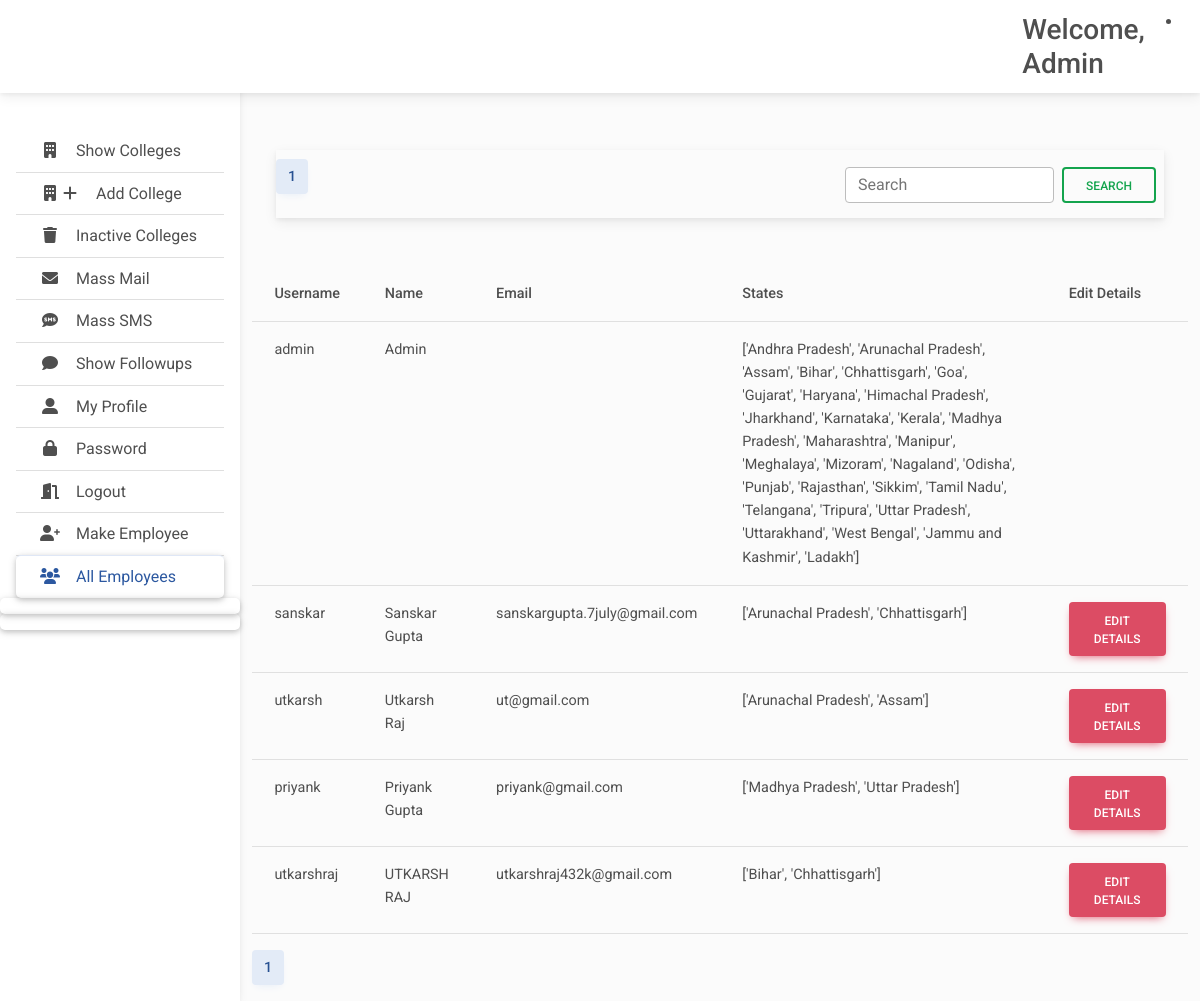
/allemployee (signed in), run on an earlier commit of the app's database.
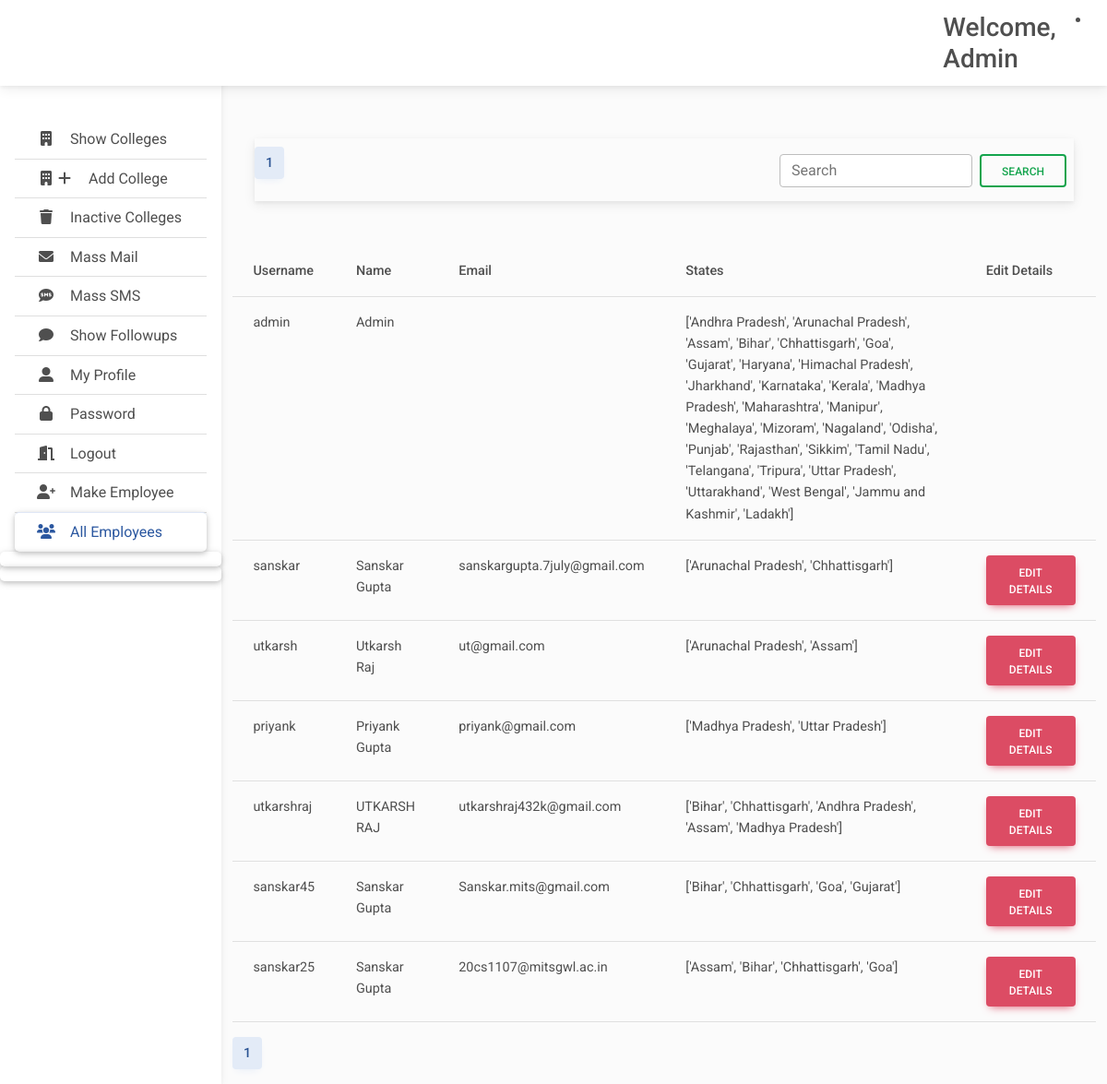
And on a later commit of the database.
### user/models.py (models this page shows, shortened)
class Employee(AbstractUser) :
    name = models.CharField(max_length=32 ,null = True)
    state = models.CharField(max_length=1000,null=True)
    mobile = models.CharField(max_length=32 ,null = True)
    fathername = models.CharField(max_length=32 ,null = True)
    gender = models.CharField(max_length=32 ,null = True)
    aadhar = models.CharField(max_length=32 ,null = True)
    imageurl = models.CharField(max_length=100,null = True)

### user/views.py (the view, shortened to what this page needs)
# urls.py: path('allemployee', views.allemployee, name = 'allemployee'),
def allemployee(request):
    if  request.user.is_authenticated and request.user.is_staff :
        u = Employee.objects.get(username=request.user.username)
        query = request.GET.get('p')
        employees = Employee.objects.all()
        object_list = []
        states = State.objects.all()
        try:
          for employee in employees:
            employee.state = employee.state.split(',')
        except:
           pass
        if (query == None):
          object_list = list(employees)
        object_list = list(object_list)
        college_paginator = Paginator(object_list, 30)
        page_num = request.GET.get('page')
        print(page_num)
        page = college_paginator.get_page(page_num)
        surl = request.get_full_path()
        if query:
            surl += '&'
        else :
           surl = '/allemployee?'
        allfollowup =  Followup.objects.all()
        context = {'u': u,'page': page,'query': query,'surl': surl, 'states':states}
        return render (request,'allemployee.html',context)
    else :
        return redirect('/login')

### templates/allemployee.html (shortened to what this page needs)
{% extends 'base.html' %}
{%load static %}
{% block main %}
<main style="margin-top: 110px">
  <div class='container'>
    <section class="p-4 mb-4 align-items-center flex-column">
      <nav class='navbar'>
        <ul class="pagination pr-2">
          <li class="page-item active" aria-current="page">
            <a class="page-link" href="#">{{ page.number }}<span class="visually-hidden">(current)</span></a>
          </li>
        </ul>
        <form class="d-flex pe-2" role="search" action="{% url 'allemployee' %}" method="get">
          <input class="form-control me-2" type="text" name="p" placeholder="Search" aria-label="Search">
          <button class="btn btn-outline-success" type="submit">Search</button>
        </form>
      </nav>
    </section>
    <table class="table">
      <thead>
        <tr>
          <th scope="col">Username</th>
          <th scope="col">Name</th>
          <th scope="col">Email</th>
          <th scope="col">States</th>
          <th scope="col">Edit Details</th>
        </tr>
      </thead>
      <tbody>
        {% for e in page.object_list %}
        <tr>
          <td>{{e.username}}</td>
          <td>{{e.name}}</td>
          <td>{{e.email}}</td>
          <td>{{e.state}}</td>
          <td>
            {% if not e.is_superuser %}
            <button type="button" class="btn btn-danger" data-mdb-toggle="modal"
              data-mdb-target="#followupModal{{e.username}}">
              Edit Details
            </button>
            {% endif %}
          </td>
        </tr>
        {% endfor %}
      </tbody>
    </table>
    <nav aria-label="...">
      <ul class="pagination">
        <li class="page-item active" aria-current="page">
          <a class="page-link" href="#">{{ page.number }}<span class="visually-hidden">(current)</span></a>
        </li>
      </ul>
    </nav>
  </div>
</main>
{%endblock main%}

### templates/base.html (shortened to what this page needs)
{% load static %}
<!DOCTYPE html>
<html lang="en">
<head>
  <link rel="stylesheet" href="https://cdnjs.cloudflare.com/ajax/libs/font-awesome/6.0.0/css/all.min.css" />
  <link rel="stylesheet" href="{% static 'css/mdb.min.css' %}" />
  <link rel="stylesheet" href="{% static 'css/main.css' %}" />
  <link rel="stylesheet" href="{% static 'css/chat.css' %}" />
</head>
<body>
  <header>
    <nav id="sidebarMenu" class="collapse d-lg-block bg-white sidebar collapse">
      <div class="pt-5 position-sticky">
        <div class="list-group list-group-flush mx-3 mt-4 ">
          {% if u.is_authenticated %}
          <a href="/showcolleges" class="bg-transparent list-group-item list-group-item-action py-2 ripple {% if request.path == '/showcolleges' %}active{% endif %}"
            aria-current="true">
            <i class="fas fa-building fa-fw me-3"></i><span>Show Colleges</span>
          </a>
          <a href="/addcollege" class="bg-transparent list-group-item list-group-item-action py-2 ripple {% if request.path == '/addcollege' %}active{% endif %}"
            aria-current="true">
            <i class="fas fa-building fa-fw"></i><i class="fa fa-plus fa-fw me-3" aria-hidden="true"></i><span>Add College</span>
          </a>
          <a href="/inactivecolleges" class="bg-transparent list-group-item list-group-item-action py-2 ripple {% if request.path == '/inactivecolleges' %}active{% endif %}"
            aria-current="true">
            <i class="fa fa-trash fa-fw me-3" aria-hidden="true"></i><span>Inactive Colleges</span>
          </a>
          <a href="/massmail" class="bg-transparent list-group-item list-group-item-action py-2 ripple {% if request.path == '/massmail' %}active{% endif %}"
            aria-current="true">
            <i class="fa fa-envelope fa-fw me-3" aria-hidden="true"></i><span>Mass Mail</span>
          </a>
          <a href="/masssms" class="bg-transparent list-group-item list-group-item-action py-2 ripple {% if request.path == '/masssms' %}active{% endif %}"
            aria-current="true">
            <i class="fas fa-sms fa-fw me-3" aria-hidden="true"></i><span>Mass SMS</span>
          </a>
          <a href="/showfollowup" class="bg-transparent list-group-item list-group-item-action py-2 ripple {% if request.path == '/showfollowup' %}active{% endif %}"
            aria-current="true">
            <i class="fas fa-comment fa-fw me-3"></i><span>Show Followups</span>
          </a>
          <a href="/editprofile" class="bg-transparent list-group-item list-group-item-action py-2 ripple {% if request.path == '/editprofile' %}active{% endif %}">
            <i class="fas fa-user-alt fa-fw me-3"></i><span>My Profile</span>
          </a>
          <a href="/changepassword" class="bg-transparent list-group-item list-group-item-action py-2 ripple {% if request.path == '/changepassword' %}active{% endif %}"><i
              class="fas fa-lock fa-fw me-3"></i><span>Password</span></a>
          <a href="/logout" class="bg-transparent list-group-item list-group-item-action py-2 ripple"><i
              class="fas fa-door-open fa-fw me-3"></i><span>Logout</span></a>
          {% if u.is_staff %}
          <a href="/register" class="bg-transparent list-group-item list-group-item-action py-2 ripple {% if request.path == '/register' %}active{% endif %}">
            <i class="fas fa-user-plus fa-fw me-3"></i><span>Make Employee</span>
            <a href="/allemployee" class="bg-transparent list-group-item list-group-item-action py-2 ripple {% if request.path == '/allemployee' %}active{% endif %}">
              <i class="fas fa-users fa-fw me-3"></i><span>All Employees</span>
            {% endif %}
          {% else %}
          <a href="#" class="bg-transparent list-group-item list-group-item-action py-2 ripple"><i
            class="fas fa-lock fa-fw me-3"></i><span>Reset Password</span></a>
          {% endif %}
        </div>
      </div>
    </nav>
    <nav id="main-navbar" class="navbar navbar-expand-lg bg-white fixed-top">
      <div class="container-fluid">
        <a class="navbar-brand" href="#">
        </a>
        <h3 class="d-none d-md-flex w-auto my-auto">Welcome, {{u.name}} </h3>
          <li class="nav-item dropdown">
            <a class="nav-link hidden-arrow d-flex align-items-center" href="#" id="navbarDropdownMenuLink"
              role="button" data-mdb-toggle="dropdown" aria-expanded="false">
            </a>
          </li>
      </div>
    </nav>
  </header>
  {% block main %}
  {% endblock main %}
</body>
</html>

### static/css/main.css (style rules this page uses)
body { background-color: #fbfbfb; }
@media (min-width: 991.98px) { main { padding-left: 240px; } }
.sidebar { position: fixed; top: 0; bottom: 0; left: 0; padding: 58px 0 0; box-shadow: 0 2px 5px 0 rgb(0 0 0 / 5%), 0 2px 10px 0 rgb(0 0 0 / 5%); width: 240px; z-index: 600; }
.sidebar .active { border-radius: 5px; box-shadow: 0 2px 5px 0 rgb(0 0 0 / 16%), 0 2px 10px 0 rgb(0 0 0 / 12%); }

What changed in the data, as far as the page shows it:
changed Employee "utkarshraj": state "['Bihar', 'Chhattisgarh']" → "['Bihar', 'Chhattisgarh', 'Andhra Pradesh', 'Assam', 'Madhya Pradesh']"
added Employee: username "sanskar45", name "Sanskar Gupta", email "Sanskar.mits@gmail.com", state "['Bihar', 'Chhattisgarh', 'Goa', 'Gujarat']"
added Employee: username "sanskar25", name "Sanskar Gupta", email "20cs1107@mitsgwl.ac.in", state "['Assam', 'Bihar', 'Chhattisgarh', 'Goa']"
